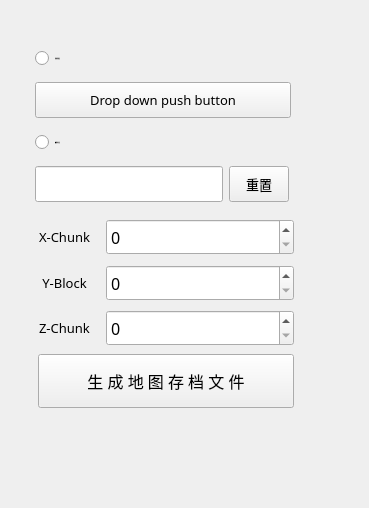
<?xml version="1.0" encoding="UTF-8"?>
<ui version="4.0">
 <class>Kui</class>
 <widget class="QWidget" name="Kui">
  <property name="geometry">
   <rect>
    <x>0</x>
    <y>0</y>
    <width>369</width>
    <height>508</height>
   </rect>
  </property>
  <property name="windowTitle">
   <string>Form</string>
  </property>
  <widget class="QWidget" name="">
   <property name="geometry">
    <rect>
     <x>20</x>
     <y>30</y>
     <width>286</width>
     <height>388</height>
    </rect>
   </property>
   <layout class="QGridLayout" name="gridLayout_5">
    <item row="3" column="1">
     <layout class="QGridLayout" name="gridLayout_4">
      <item row="1" column="1">
       <widget class="PushButton" name="PushButton_SF">
        <property name="minimumSize">
         <size>
          <width>256</width>
          <height>54</height>
         </size>
        </property>
        <property name="maximumSize">
         <size>
          <width>256</width>
          <height>54</height>
         </size>
        </property>
        <property name="font">
         <font>
          <family>萝莉体</family>
          <pointsize>12</pointsize>
          <weight>50</weight>
          <bold>false</bold>
         </font>
        </property>
        <property name="text">
         <string>生 成 地 图 存 档 文 件</string>
        </property>
       </widget>
      </item>
      <item row="0" column="1">
       <layout class="QGridLayout" name="gridLayout">
        <item row="0" column="1" alignment="Qt::AlignHCenter|Qt::AlignVCenter">
         <widget class="SpinBox" name="SpinBox_x">
          <property name="minimumSize">
           <size>
            <width>188</width>
            <height>36</height>
           </size>
          </property>
          <property name="maximumSize">
           <size>
            <width>188</width>
            <height>36</height>
           </size>
          </property>
          <property name="font">
           <font>
            <family>萝莉体</family>
            <pointsize>12</pointsize>
            <weight>50</weight>
            <bold>false</bold>
           </font>
          </property>
         </widget>
        </item>
        <item row="2" column="1" alignment="Qt::AlignHCenter|Qt::AlignVCenter">
         <widget class="SpinBox" name="SpinBox_z">
          <property name="minimumSize">
           <size>
            <width>188</width>
            <height>36</height>
           </size>
          </property>
          <property name="maximumSize">
           <size>
            <width>188</width>
            <height>36</height>
           </size>
          </property>
          <property name="font">
           <font>
            <family>萝莉体</family>
            <pointsize>12</pointsize>
            <weight>50</weight>
            <bold>false</bold>
           </font>
          </property>
         </widget>
        </item>
        <item row="1" column="1" alignment="Qt::AlignHCenter|Qt::AlignVCenter">
         <widget class="SpinBox" name="SpinBox_3">
          <property name="minimumSize">
           <size>
            <width>188</width>
            <height>36</height>
           </size>
          </property>
          <property name="maximumSize">
           <size>
            <width>188</width>
            <height>36</height>
           </size>
          </property>
          <property name="font">
           <font>
            <family>萝莉体</family>
            <pointsize>12</pointsize>
            <weight>50</weight>
            <bold>false</bold>
           </font>
          </property>
         </widget>
        </item>
        <item row="0" column="0" alignment="Qt::AlignHCenter|Qt::AlignVCenter">
         <widget class="BodyLabel" name="BodyLabel_2">
          <property name="minimumSize">
           <size>
            <width>60</width>
            <height>36</height>
           </size>
          </property>
          <property name="maximumSize">
           <size>
            <width>60</width>
            <height>36</height>
           </size>
          </property>
          <property name="font">
           <font>
            <family>萝莉体</family>
            <pointsize>10</pointsize>
            <weight>50</weight>
            <bold>false</bold>
           </font>
          </property>
          <property name="text">
           <string>X-Chunk</string>
          </property>
         </widget>
        </item>
        <item row="1" column="0" alignment="Qt::AlignHCenter|Qt::AlignVCenter">
         <widget class="BodyLabel" name="BodyLabel_3">
          <property name="minimumSize">
           <size>
            <width>60</width>
            <height>36</height>
           </size>
          </property>
          <property name="maximumSize">
           <size>
            <width>60</width>
            <height>36</height>
           </size>
          </property>
          <property name="font">
           <font>
            <family>萝莉体</family>
            <pointsize>10</pointsize>
            <weight>50</weight>
            <bold>false</bold>
           </font>
          </property>
          <property name="text">
           <string> Y-Block</string>
          </property>
         </widget>
        </item>
        <item row="2" column="0" alignment="Qt::AlignHCenter|Qt::AlignVCenter">
         <widget class="BodyLabel" name="BodyLabel_4">
          <property name="minimumSize">
           <size>
            <width>60</width>
            <height>36</height>
           </size>
          </property>
          <property name="maximumSize">
           <size>
            <width>60</width>
            <height>36</height>
           </size>
          </property>
          <property name="font">
           <font>
            <family>萝莉体</family>
            <pointsize>10</pointsize>
            <weight>50</weight>
            <bold>false</bold>
           </font>
          </property>
          <property name="text">
           <string>Z-Chunk</string>
          </property>
         </widget>
        </item>
       </layout>
      </item>
      <item row="1" column="0">
       <widget class="HorizontalSeparator" name="HorizontalSeparator_5">
        <property name="minimumSize">
         <size>
          <width>0</width>
          <height>4</height>
         </size>
        </property>
        <property name="maximumSize">
         <size>
          <width>16777215</width>
          <height>4</height>
         </size>
        </property>
       </widget>
      </item>
     </layout>
    </item>
    <item row="2" column="1">
     <widget class="HorizontalSeparator" name="HorizontalSeparator_4">
      <property name="minimumSize">
       <size>
        <width>256</width>
        <height>4</height>
       </size>
      </property>
      <property name="maximumSize">
       <size>
        <width>256</width>
        <height>4</height>
       </size>
      </property>
     </widget>
    </item>
    <item row="3" column="2">
     <widget class="VerticalSeparator" name="VerticalSeparator">
      <property name="minimumSize">
       <size>
        <width>4</width>
        <height>0</height>
       </size>
      </property>
      <property name="maximumSize">
       <size>
        <width>4</width>
        <height>16777215</height>
       </size>
      </property>
     </widget>
    </item>
    <item row="3" column="0">
     <widget class="VerticalSeparator" name="VerticalSeparator_4">
      <property name="minimumSize">
       <size>
        <width>4</width>
        <height>0</height>
       </size>
      </property>
      <property name="maximumSize">
       <size>
        <width>4</width>
        <height>16777215</height>
       </size>
      </property>
     </widget>
    </item>
    <item row="1" column="0">
     <widget class="VerticalSeparator" name="VerticalSeparator_3">
      <property name="minimumSize">
       <size>
        <width>4</width>
        <height>0</height>
       </size>
      </property>
      <property name="maximumSize">
       <size>
        <width>4</width>
        <height>16777215</height>
       </size>
      </property>
     </widget>
    </item>
    <item row="1" column="2">
     <widget class="VerticalSeparator" name="VerticalSeparator_2">
      <property name="minimumSize">
       <size>
        <width>4</width>
        <height>0</height>
       </size>
      </property>
      <property name="maximumSize">
       <size>
        <width>4</width>
        <height>16777215</height>
       </size>
      </property>
     </widget>
    </item>
    <item row="1" column="1">
     <layout class="QGridLayout" name="gridLayout_3">
      <item row="4" column="0">
       <layout class="QGridLayout" name="gridLayout_2">
        <item row="0" column="0">
         <widget class="LineEdit" name="LineEdit_2">
          <property name="minimumSize">
           <size>
            <width>188</width>
            <height>36</height>
           </size>
          </property>
          <property name="maximumSize">
           <size>
            <width>188</width>
            <height>36</height>
           </size>
          </property>
          <property name="font">
           <font>
            <family>萝莉体</family>
            <pointsize>10</pointsize>
            <weight>50</weight>
            <bold>false</bold>
           </font>
          </property>
         </widget>
        </item>
        <item row="0" column="1">
         <widget class="PushButton" name="PushButton">
          <property name="minimumSize">
           <size>
            <width>60</width>
            <height>36</height>
           </size>
          </property>
          <property name="maximumSize">
           <size>
            <width>60</width>
            <height>36</height>
           </size>
          </property>
          <property name="font">
           <font>
            <family>萝莉体</family>
            <pointsize>10</pointsize>
            <weight>50</weight>
            <bold>false</bold>
           </font>
          </property>
          <property name="text">
           <string>重置</string>
          </property>
         </widget>
        </item>
       </layout>
      </item>
      <item row="1" column="0">
       <widget class="RadioButton" name="RadioButton">
        <property name="minimumSize">
         <size>
          <width>256</width>
          <height>36</height>
         </size>
        </property>
        <property name="maximumSize">
         <size>
          <width>256</width>
          <height>36</height>
         </size>
        </property>
        <property name="font">
         <font>
          <family>Segoe UI</family>
          <pointsize>-1</pointsize>
          <weight>50</weight>
          <italic>false</italic>
          <bold>false</bold>
         </font>
        </property>
        <property name="text">
         <string>选择背景层</string>
        </property>
       </widget>
      </item>
      <item row="3" column="0">
       <widget class="RadioButton" name="RadioButton_2">
        <property name="minimumSize">
         <size>
          <width>256</width>
          <height>36</height>
         </size>
        </property>
        <property name="maximumSize">
         <size>
          <width>256</width>
          <height>36</height>
         </size>
        </property>
        <property name="font">
         <font>
          <family>Segoe UI</family>
          <pointsize>-1</pointsize>
          <weight>50</weight>
          <italic>false</italic>
          <bold>false</bold>
         </font>
        </property>
        <property name="text">
         <string>编辑所有层</string>
        </property>
       </widget>
      </item>
      <item row="2" column="0">
       <widget class="DropDownPushButton" name="DropDownPushButton">
        <property name="minimumSize">
         <size>
          <width>256</width>
          <height>36</height>
         </size>
        </property>
        <property name="maximumSize">
         <size>
          <width>256</width>
          <height>36</height>
         </size>
        </property>
        <property name="font">
         <font>
          <family>萝莉体</family>
          <pointsize>10</pointsize>
          <weight>50</weight>
          <bold>false</bold>
         </font>
        </property>
        <property name="text">
         <string>Drop down push button</string>
        </property>
       </widget>
      </item>
     </layout>
    </item>
    <item row="4" column="1">
     <widget class="HorizontalSeparator" name="HorizontalSeparator_2">
      <property name="minimumSize">
       <size>
        <width>256</width>
        <height>4</height>
       </size>
      </property>
      <property name="maximumSize">
       <size>
        <width>256</width>
        <height>4</height>
       </size>
      </property>
     </widget>
    </item>
    <item row="0" column="1">
     <widget class="HorizontalSeparator" name="HorizontalSeparator_3">
      <property name="minimumSize">
       <size>
        <width>256</width>
        <height>4</height>
       </size>
      </property>
      <property name="maximumSize">
       <size>
        <width>256</width>
        <height>4</height>
       </size>
      </property>
     </widget>
    </item>
   </layout>
  </widget>
 </widget>
 <customwidgets>
  <customwidget>
   <class>PushButton</class>
   <extends>QPushButton</extends>
   <header>qfluentwidgets</header>
  </customwidget>
  <customwidget>
   <class>DropDownPushButton</class>
   <extends>PushButton</extends>
   <header>qfluentwidgets</header>
  </customwidget>
  <customwidget>
   <class>RadioButton</class>
   <extends>QRadioButton</extends>
   <header>qfluentwidgets</header>
  </customwidget>
  <customwidget>
   <class>HorizontalSeparator</class>
   <extends>QWidget</extends>
   <header>qfluentwidgets</header>
  </customwidget>
  <customwidget>
   <class>VerticalSeparator</class>
   <extends>QWidget</extends>
   <header>qfluentwidgets</header>
  </customwidget>
  <customwidget>
   <class>BodyLabel</class>
   <extends>QLabel</extends>
   <header>qfluentwidgets</header>
  </customwidget>
  <customwidget>
   <class>LineEdit</class>
   <extends>QLineEdit</extends>
   <header>qfluentwidgets</header>
  </customwidget>
  <customwidget>
   <class>SpinBox</class>
   <extends>QSpinBox</extends>
   <header>qfluentwidgets</header>
  </customwidget>
 </customwidgets>
 <resources/>
 <connections/>
</ui>
